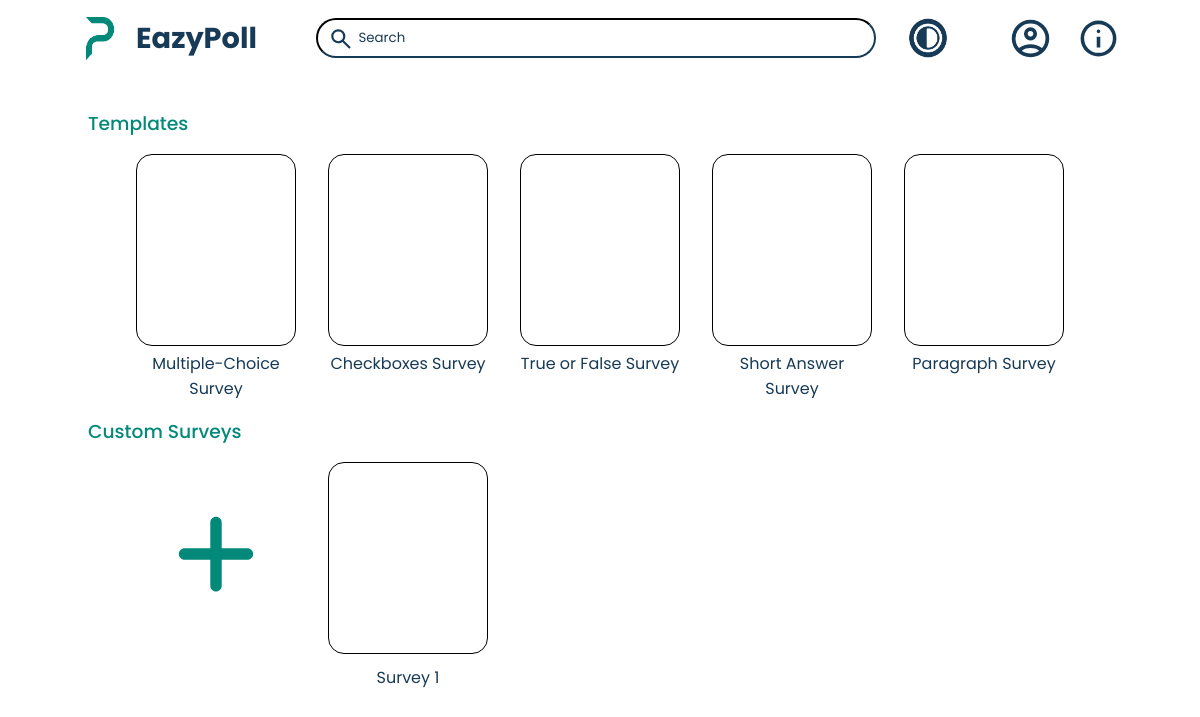
Page /creator/home.php?id=1 (signed in) on the earlier database version.
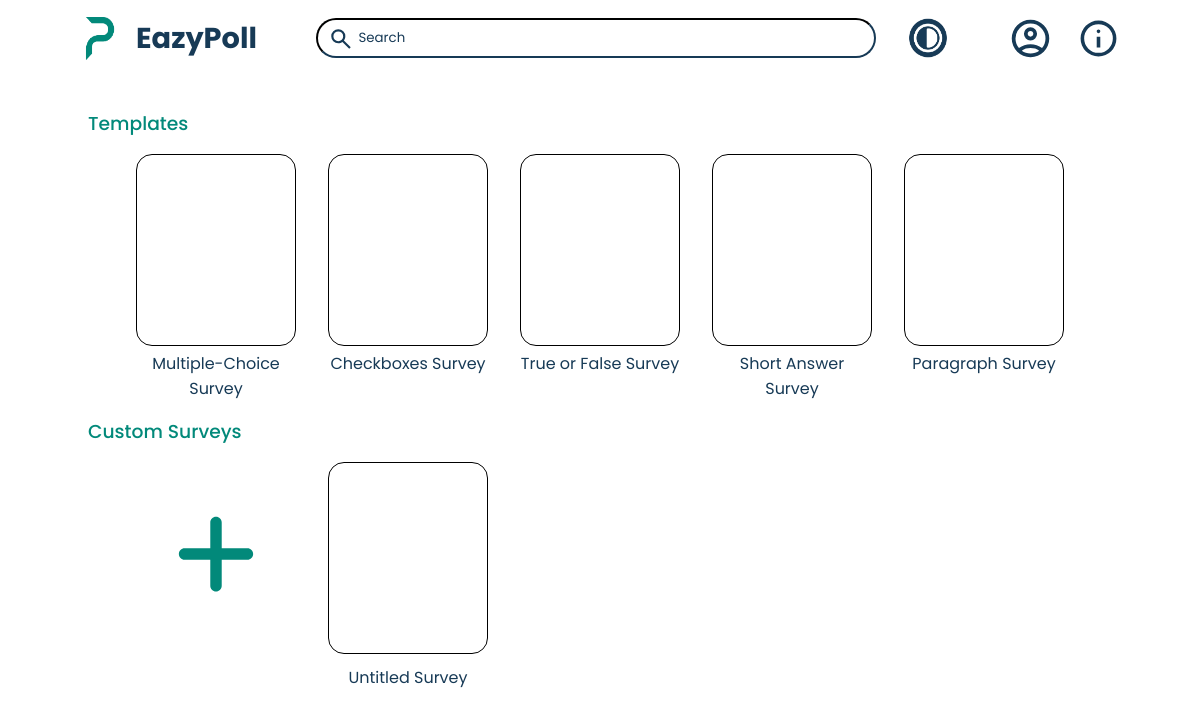
Same page on the later database version.
### tables this page shows
CREATE TABLE `surveys` (
  `survey_id` int(11) NOT NULL AUTO_INCREMENT,
  `user_id` int(11) NOT NULL,
  `title` varchar(255) NOT NULL,
  `description` text NOT NULL,
  `created_at` datetime DEFAULT current_timestamp(),
  `status` varchar(255) NOT NULL,
  PRIMARY KEY (`survey_id`)
);

### creator/home.php (the view, shortened to what this page needs)
<?php
    include '../php/db_connect.php';
    $id = $_GET['id'];
?>
<!DOCTYPE html>
<html lang="en">
<head>
    <link rel="stylesheet" href="css/home.css">
</head>
<body>
    <nav id="nav-bar">
        <div id="nav-left-side">
            <img src="../imgs/logo.png" alt="Eazypoll logo" id="nav-logo">
            <h1 id="nav-title">EazyPoll</h1>
        </div>
        <div id="nav-center">
            <div id="search-container">
                <input type="text" placeholder="Search" id="nav-search-bar">
            </div>
            <img src="../imgs/dark-mode-green.png" alt="Dark mode button" id="nav-dark-mode">
        </div>
        <div id="nav-right-side">
            <div id="profile-container">
                <div id="nav-profile-img-container">
                    <img src="../imgs/default_profile_image_light.svg" alt="User's profile picture" id="nav-profile-img">
                </div>
            </div>
            <img src="../imgs/info_button_light.svg" alt="Play tutorial button" id="nav-info">
        </div>
    </nav>
    <main>
        <div id="templates-container">
            <h3 class="containers-title">Templates</h3>
            <div class="divs-container">
                <div class="templates-divs-container" id="multiple-choice-btn">
                    <div class="templates-divs"></div>
                    <p class="templates-texts">Multiple-Choice Survey</p>
                </div>
                <div class="templates-divs-container" id="checkboxes-btn">
                    <div class="templates-divs"></div>
                    <p class="templates-texts">Checkboxes Survey</p>
                </div>
                <div class="templates-divs-container" id="true-false-btn">
                    <div class="templates-divs"></div>
                    <p class="templates-texts">True or False Survey</p>
                </div>
                <div class="templates-divs-container" id="short-answer-btn">
                    <div class="templates-divs"></div>
                    <p class="templates-texts">Short Answer Survey</p>
                </div>
                <div class="templates-divs-container" id="paragraph-btn">
                    <div class="templates-divs"></div>
                    <p class="templates-texts">Paragraph Survey</p>
                </div>
            </div>
        </div>
        <div id="custom-container">
            <h3 class="containers-title">Custom Surveys</h3>
            <div class="divs-container">
                <div id="add-custom-div">
                    <form method="post">
                        <button id="custom-btn" name="custom-btn">
                            <img src="../imgs/plus.svg" alt="Make a custom survey button" id="add-custom-btn">
                        </button>
                    </form>
                </div>
                <div class="custom-divs-container">
                    <form method="post" class="custom-divs-container">
                        <?php
                            $select_survey = " SELECT * FROM survey_db.surveys WHERE user_id = '$id' ";
                            $result_survey = mysqli_query($conn, $select_survey);
                            if(mysqli_num_rows($result_survey) > 0){
                                while($row = mysqli_fetch_array($result_survey)){
                                    $survey_id = $row['survey_id'];
                                    $survey_title = $row['title'];
                                    echo   '<div class="custom-section">
                                                <button class = "custom-div-btn" name = "custom-div-btn" value="'.$survey_id.'">
                                                    <div class="custom-divs"></div>
                                                </button>
                                                <p class="custom-texts">'.$survey_title.'</p>
                                        </div>';
                                }
                            }
                        ?>
                    </form>
                </div>
            </div>
        </div>
    </main>
</body>
</html>

### creator/css/home.css (style rules this page uses)
* { margin: 0; padding : 0; box-sizing: border-box; font-family: Poppins; }
#nav-bar { margin: 1rem 5rem; display: flex; justify-content: space-between; align-items: center; }
#nav-left-side { display: flex; }
#nav-logo { width: 2.5rem; }
#nav-title { font-size: 1.8rem; color: #173a56; margin-left: 1rem; }
#nav-center { display: flex; }
#search-container { position: relative; width: 35rem; }
#nav-search-bar { width: 100%; padding: 0.5rem 0.5rem 0.5rem 2.5rem; border-color: #173a56; border-radius: 2rem; box-sizing: border-box; background-image: url('../../imgs/search_image_light.svg'); background-size: 1.6rem 1.6rem; background-repeat: no-repeat; background-position: 0.6rem center; transition: background-color 0.3s ease, color 0.3s ease; }
#nav-search-bar::placeholder { color: #173a56; opacity: 1; }
#nav-dark-mode { width: 2.5rem; margin-left: 2rem; cursor: pointer; }
#nav-right-side { display: flex; align-items: center; gap: 1.5rem; }
#nav-profile-img-container { width: 2.8rem; height: 2.8rem; border-radius: 50%; overflow: hidden; cursor: pointer; }
#nav-profile-img { width: 100%; height: 100%; object-fit: cover; }
#profile-container { position: relative; display: flex; flex-direction: column; }
#nav-info { width: 2.7rem; cursor: pointer; }
main { display: flex; flex-direction: column; justify-content: center; align-items: center; }
#templates-container { width: 58rem; margin-top: 2rem; }
.containers-title { color: #02897a; font-weight: 500; margin-left: -3rem; }
.divs-container { margin-top: 1rem; display: flex; gap: 2rem; }
.templates-divs-container { cursor: pointer; transition: transform 0.3s ease-in-out; }
.templates-divs { width: 10rem; height: 12rem; border: 0.1rem solid #000; border-radius: 1rem; }
.templates-texts { width: 10rem; color: #173a56; text-align: center; margin-top: 0.3rem; }
#custom-container { width: 58rem; margin-top: 1rem; }
#add-custom-div { width: 10rem; height: 12rem; border: 0.1rem solid transparent; border-radius: 0rem; transition: border 0.3s ease, border-radius 0.3s ease; display: flex; justify-content: center; align-items: center; margin-bottom: 2rem; }
#add-custom-btn { width: 5rem; }
#add-custom-div #custom-btn { background-color: transparent; border: none; cursor: pointer; }
.custom-divs-container { display: flex; gap: 2rem; margin-bottom: 2rem; }
.custom-section { transition: transform 0.3s ease-in-out; }
.custom-div-btn { background-color: transparent; border: none; }
.custom-divs { width: 10rem; height: 12rem; border: 0.1rem solid #000; border-radius: 1rem; cursor: pointer; }
.custom-texts { width: 10rem; color: #173a56; text-align: center; margin-top: 0.3rem; }
body { transition: background-color 0.3s ease, color 0.3s ease; }

Differences in the rows shown:
changed surveys: title "Survey 1" → "Untitled Survey"
